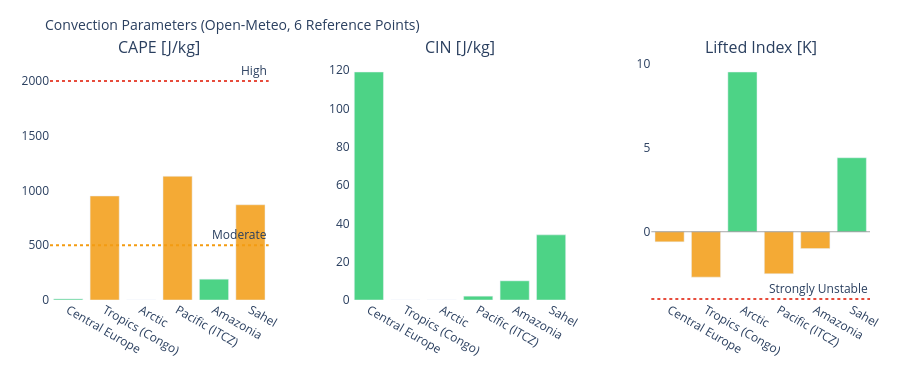

The cell this chart's notebook holds for it:
### Markdown cell above
---
## 3. Visualizations

### Code cell
# ============================================================
# CAPE / CIN / LIFTED INDEX – Convection potential
# ============================================================

if not df_atm.empty:
    fig = make_subplots(
        rows=1, cols=3,
        subplot_titles=['CAPE [J/kg]', 'CIN [J/kg]', 'Lifted Index [K]'],
        horizontal_spacing=0.1
    )
    pts = df_atm['point'].tolist()
    pt_colors = ['#E85D24','#185FA5','#888780','#378ADD','#639922','#F2A623']

    # CAPE – höher = mehr Gewitterpotential
    cape_vals = df_atm['cape'].fillna(0).tolist()
    cape_colors = ['#e74c3c' if v > 2000 else '#f39c12' if v > 500 else '#2ecc71'
                   for v in cape_vals]
    fig.add_trace(go.Bar(x=pts, y=cape_vals, marker_color=cape_colors,
                         opacity=0.85, showlegend=False), row=1, col=1)
    fig.add_hline(y=2000, line_dash='dot', line_color='#e74c3c',
                  annotation_text='High', row=1, col=1)
    fig.add_hline(y=500,  line_dash='dot', line_color='#f39c12',
                  annotation_text='Moderate', row=1, col=1)

    # CIN – negativer = stärker gedeckelt (weniger Auslöse)
    cin_vals = df_atm['cin'].fillna(0).tolist()
    cin_colors = ['#e74c3c' if v < -200 else '#f39c12' if v < -50 else '#2ecc71'
                  for v in cin_vals]
    fig.add_trace(go.Bar(x=pts, y=cin_vals, marker_color=cin_colors,
                         opacity=0.85, showlegend=False), row=1, col=2)

    # Lifted Index – negativ = instabil
    li_vals = df_atm['li'].fillna(0).tolist()
    li_colors = ['#e74c3c' if v < -4 else '#f39c12' if v < 0 else '#2ecc71'
                 for v in li_vals]
    fig.add_trace(go.Bar(x=pts, y=li_vals, marker_color=li_colors,
                         opacity=0.85, showlegend=False), row=1, col=3)
    fig.add_hline(y=0, line_color='gray', line_width=0.7, row=1, col=3)
    fig.add_hline(y=-4, line_dash='dot', line_color='#e74c3c',
                  annotation_text='Strongly Unstable', row=1, col=3)

    fig.update_layout(
        title=dict(text='Convection Parameters (Open-Meteo, 6 Reference Points)', font=dict(size=14)),
        height=380, plot_bgcolor='rgba(0,0,0,0)', paper_bgcolor='rgba(0,0,0,0)',
        margin=dict(l=50, r=30, t=60, b=80)
    )
    fig.update_xaxes(tickangle=30)
    fig.show()

### Figure 1 — Plotly figure (JSON) as saved in the notebook; plotly's stock layout.template omitted (floating-point values rounded to 4 significant figures)
{"data": [{"marker": {"color": ["#2ecc71", "#f39c12", "#2ecc71", "#f39c12", "#2ecc71", "#f39c12"]}, "opacity": 0.85, "showlegend": false, "type": "bar", "x": ["Central Europe", "Tropics (Congo)", "Arctic", "Pacific (ITCZ)", "Amazonia", "Sahel"], "xaxis": "x", "y": [10.0, 950.0, 0.0, 1130.0, 190.0, 870.0], "yaxis": "y"}, {"marker": {"color": ["#2ecc71", "#2ecc71", "#2ecc71", "#2ecc71", "#2ecc71", "#2ecc71"]}, "opacity": 0.85, "showlegend": false, "type": "bar", "x": ["Central Europe", "Tropics (Congo)", "Arctic", "Pacific (ITCZ)", "Amazonia", "Sahel"], "xaxis": "x2", "y": [119.0, 0.0, 0.0, 2.0, 10.0, 34.0], "yaxis": "y2"}, {"marker": {"color": ["#f39c12", "#f39c12", "#2ecc71", "#f39c12", "#f39c12", "#2ecc71"]}, "opacity": 0.85, "showlegend": false, "type": "bar", "x": ["Central Europe", "Tropics (Congo)", "Arctic", "Pacific (ITCZ)", "Amazonia", "Sahel"], "xaxis": "x3", "y": [-0.6, -2.7, 9.5, -2.5, -1.0, 4.4], "yaxis": "y3"}], "layout": {"annotations": [{"font": {"size": 16}, "showarrow": false, "text": "CAPE [J/kg]", "x": 0.1333, "xanchor": "center", "xref": "paper", "y": 1.0, "yanchor": "bottom", "yref": "paper"}, {"font": {"size": 16}, "showarrow": false, "text": "CIN [J/kg]", "x": 0.5, "xanchor": "center", "xref": "paper", "y": 1.0, "yanchor": "bottom", "yref": "paper"}, {"font": {"size": 16}, "showarrow": false, "text": "Lifted Index [K]", "x": 0.8667, "xanchor": "center", "xref": "paper", "y": 1.0, "yanchor": "bottom", "yref": "paper"}, {"showarrow": false, "text": "High", "x": 1, "xanchor": "right", "xref": "x domain", "y": 2000, "yanchor": "bottom", "yref": "y"}, {"showarrow": false, "text": "Moderate", "x": 1, "xanchor": "right", "xref": "x domain", "y": 500, "yanchor": "bottom", "yref": "y"}, {"showarrow": false, "text": "Strongly Unstable", "x": 1, "xanchor": "right", "xref": "x3 domain", "y": -4, "yanchor": "bottom", "yref": "y3"}], "height": 380, "margin": {"b": 80, "l": 50, "r": 30, "t": 60}, "paper_bgcolor": "rgba(0,0,0,0)", "plot_bgcolor": "rgba(0,0,0,0)", "shapes": [{"line": {"color": "#e74c3c", "dash": "dot"}, "type": "line", "x0": 0, "x1": 1, "xref": "x domain", "y0": 2000, "y1": 2000, "yref": "y"}, {"line": {"color": "#f39c12", "dash": "dot"}, "type": "line", "x0": 0, "x1": 1, "xref": "x domain", "y0": 500, "y1": 500, "yref": "y"}, {"line": {"color": "gray", "width": 0.7}, "type": "line", "x0": 0, "x1": 1, "xref": "x3 domain", "y0": 0, "y1": 0, "yref": "y3"}, {"line": {"color": "#e74c3c", "dash": "dot"}, "type": "line", "x0": 0, "x1": 1, "xref": "x3 domain", "y0": -4, "y1": -4, "yref": "y3"}], "title": {"font": {"size": 14}, "text": "Convection Parameters (Open-Meteo, 6 Reference Points)"}, "xaxis": {"anchor": "y", "domain": [0.0, 0.2667], "tickangle": 30}, "xaxis2": {"anchor": "y2", "domain": [0.3667, 0.6333], "tickangle": 30}, "xaxis3": {"anchor": "y3", "domain": [0.7333, 1.0], "tickangle": 30}, "yaxis": {"anchor": "x", "domain": [0.0, 1.0]}, "yaxis2": {"anchor": "x2", "domain": [0.0, 1.0]}, "yaxis3": {"anchor": "x3", "domain": [0.0, 1.0]}}}
